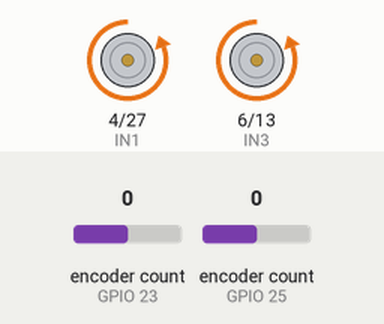
Simulated run of this program. Board: Raspberry Pi (BCM pin numbers). Parts: motor-driver pin pairs drawn as motors (green arrow = first pin HIGH = forward, orange = second pin HIGH = backward, longer = more drive, scaled by the enable pin). Inputs (shaded band) come from the test bench; at power-on: encoder count (sensors on GPIO 23, GPIO 25) 0.

Above: at 0.3 s.
Timing chart, 0 to 1.8 s (numbered marks = the images above):
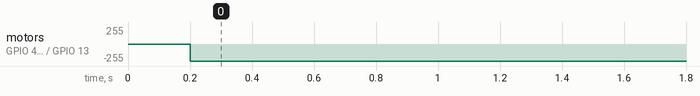

The program:

ROB.py
```python
import time
import math
import smbus
import RPi.GPIO as GPIO
from gpiozero import RotaryEncoder
import numpy as np


# GPIO setmode
GPIO.setmode(GPIO.BCM)

# Define GPIO for Motors RIGHT SIDE
IN3 = 6
IN4 = 13
ENB = 26

# Define GPIO for Motors LEFT SIDE
IN1 = 4
IN2 = 27
ENA = 22

# Define RIGHT Encoder
ENCRA = 25
ENCRB = 5

# Define LEFT Encoder
ENCLA = 23
ENCLB = 24

# Set pins for Motors RIGHT SIDE
GPIO.setup(IN1, GPIO.OUT)
GPIO.setup(IN2, GPIO.OUT)
GPIO.setup(ENA, GPIO.OUT)

# Set pins for Motors LEFT SIDE
GPIO.setup(IN3, GPIO.OUT)
GPIO.setup(IN4, GPIO.OUT)
GPIO.setup(ENB, GPIO.OUT)

# Set pins for RIGHT Encoder
encoderRight = RotaryEncoder(ENCRA, ENCRB, max_steps=10)

# Set pins for LEFT Encoder
encoderLeft = RotaryEncoder(ENCLA, ENCLB, max_steps=10)

# Reset Driver pins
GPIO.output(IN1, GPIO.LOW)
GPIO.output(IN2, GPIO.LOW)
GPIO.output(IN3, GPIO.LOW)
GPIO.output(IN4, GPIO.LOW)
time.sleep(0.1)

# PWM
pA = GPIO.PWM(ENA, 100)
pB = GPIO.PWM(ENB, 100)
time.sleep(0.1)


# Set up directions for Robot motion

def forward():
    GPIO.output(IN1, GPIO.LOW)
    GPIO.output(IN2, GPIO.HIGH)
    GPIO.output(IN3, GPIO.LOW)
    GPIO.output(IN4, GPIO.HIGH)


def stop():
    GPIO.output(IN1, GPIO.LOW)
    GPIO.output(IN2, GPIO.LOW)
    GPIO.output(IN3, GPIO.LOW)
    GPIO.output(IN4, GPIO.LOW)

def backward():
    GPIO.output(IN1, GPIO.HIGH)
    GPIO.output(IN2, GPIO.LOW)
    GPIO.output(IN3, GPIO.HIGH)
    GPIO.output(IN4, GPIO.LOW)

def turnRight():
    GPIO.output(IN1, GPIO.LOW)
    GPIO.output(IN2, GPIO.HIGH)
    GPIO.output(IN3, GPIO.HIGH)
    GPIO.output(IN4, GPIO.LOW)

def turnLeft():
    GPIO.output(IN1, GPIO.HIGH)
    GPIO.output(IN2, GPIO.LOW)
    GPIO.output(IN3, GPIO.LOW)
    GPIO.output(IN4, GPIO.HIGH)

wheelradius = 0.0325
wheeldistance = 0.18


ppr = 34
sampletime = 0.1
ToRight = 0
ToLeft = 0
wr = 0
wl = 0
vr = 0
vl = 0
xCurrent = 0
yCurrent = 0
distance = 5
theta = 0
V = 0
W = 0

stepsRightCurr = 0
stepsLeftCurr = 0
prevStepsRight = 0
prevStepsLeft = 0
tprev = 0.0
previousComputeTime = 0.0
errorX = 0.0
errorY = 0.0
errorTheta = 0
errorDistance = 0
# PID Right Motor
KP_R = 100.0
KI_R = 300.0
KD_R = 0.001
errorSpeedRightPrevious = 0.0
errorRSum = 0.0

# PID Left Motor
KP_L = 100.0
KI_L = 300.0
KD_L = 0.003
errorSpeedLeftPrevious = 0.0
errorLSum = 0.0

# Physical Constraints
maxLinearV = 0.3
maxAngularV = np.pi / 4

# Goals
XGoals = [1, 0, 1, 4, 0]  # Add more X coordinates as needed
YGoals = [0, 1, 0, 1, 1]   # Add more Y coordinates as needed

errorX = 0
errorY = 0
errorDistance = 0

Kdistance = 0.455
Ktheta = 0.62


try:


    pA.start(0)
    pB.start(0)
    stop()
    pA.ChangeDutyCycle(0)
    pB.ChangeDutyCycle(0)
    timeNow = time.perf_counter()
    tprev = timeNow
    previousComputeTime = timeNow
    goalIndex = 0  # Index of the current goal
    while goalIndex < len(XGoals):
        xGoal = XGoals[goalIndex]
        yGoal = YGoals[goalIndex]

        while True:
            # Read encoder steps
            stepsRight = encoderRight.steps
            stepsLeft = encoderLeft.steps

            # Reset encoder steps
            encoderRight.steps = 0
            encoderLeft.steps = 0

            # Calculate linear and angular velocity
            vr = (2 * np.pi * wheelradius * stepsRight) / 20
            vl = (2 * np.pi * wheelradius * stepsLeft) / 20
            V = (vr + vl) / 2.0
            W = (vr - vl) / wheeldistance

            # Calculate errors
            errorX = xGoal - xCurrent
            errorY = yGoal - yCurrent
            errorDistance = np.sqrt(errorX ** 2 + errorY ** 2)

            if errorDistance < 0.03:
                break

            # Calculate desired linear and angular velocity
            Vdesired = Kdistance * errorDistance
            Vdesired = np.clip(Vdesired, -maxLinearV, maxLinearV)

            thetaGoal = np.arctan2(errorY, errorX)
            thetaError = thetaGoal - theta
            thetaError = np.arctan2(np.sin(thetaError), np.cos(thetaError))

            Wdesired = Ktheta * thetaError
            Wdesired = np.clip(Wdesired, -maxAngularV, maxAngularV)

            # PID control for each wheel
            errorR = Vdesired + Wdesired * wheeldistance / 2.0 - vr
            errorL = Vdesired - Wdesired * wheeldistance / 2.0 - vl
            errorRSum += errorR
            errorLSum += errorL

            # PID control signal
            uR = KP_R * errorR + KI_R * errorRSum + KD_R * (errorR - errorSpeedRightPrevious)
            uL = KP_L * errorL + KI_L * errorLSum + KD_L * (errorL - errorSpeedLeftPrevious)

            # Motor power
            PWMR = np.absolute(uR)
            PWML = np.absolute(uL)

            PWMR = np.clip(PWMR, 0, 100)
            PWML = np.clip(PWML, 0, 100)

            # Set motor directions based on control signals
            if uR > 0 and uL > 0:
                forward()
            elif uR > 0 and uL < 0:
                turnRight()
            elif uR < 0 and uL > 0:
                turnLeft()
            elif uR < 0 and uL < 0:
                backward()

            # Update previous errors for next iteration
            errorSpeedRightPrevious = errorR
            errorSpeedLeftPrevious = errorL

            # Set motor power
            pA.ChangeDutyCycle(PWMR)
            pB.ChangeDutyCycle(PWML)

            # Update position using numerical integration (4th order Range-Kutta)
            dt = 0.0001  # Time step
            x2 = (
                    xCurrent
                    + dt
                    * V
                    * (2.0 + np.cos(dt * W / 2.0))
                    * np.cos(theta + dt * W / 2.0)
                    / 3.0
            )
            y2 = (
                    yCurrent
                    + dt
                    * V
                    * (2.0 + np.cos(dt * W / 2.0))
                    * np.sin(theta + dt * W / 2.0)
                    / 3.0
            )
            theta2 = theta + dt * W

            xCurrent = x2
            yCurrent = y2
            theta = theta2

            time.sleep(dt)

        # Stop the robot when reaching the goal
        stop()
        time.sleep(1)
        # Increment goal index
        goalIndex = goalIndex + 1


except KeyboardInterrupt:
    stop()
    encoderRight.close()
    encoderLeft.close()
    GPIO.cleanup()

finally:
    stop()
    print("Done.")
    encoderRight.close()
    encoderLeft.close()
    GPIO.cleanup()
```

Measured:
- by itself, motor on GPIO 4 (IN1) / GPIO 27 (IN2), motor on GPIO 6 (IN3) / GPIO 13 (IN4): stopped → backward 255/255 at 0.20 s
